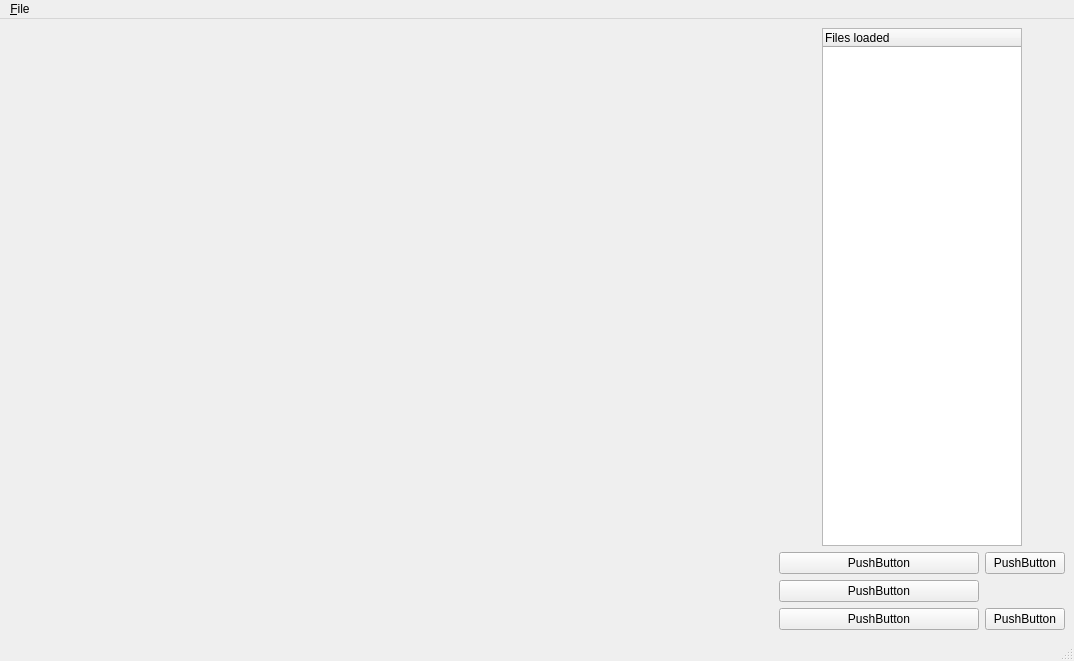
<?xml version="1.0" encoding="UTF-8"?>
<ui version="4.0">
 <class>MainWindow</class>
 <widget class="QMainWindow" name="MainWindow">
  <property name="geometry">
   <rect>
    <x>0</x>
    <y>0</y>
    <width>1074</width>
    <height>661</height>
   </rect>
  </property>
  <property name="sizePolicy">
   <sizepolicy hsizetype="Expanding" vsizetype="Expanding">
    <horstretch>0</horstretch>
    <verstretch>0</verstretch>
   </sizepolicy>
  </property>
  <property name="windowTitle">
   <string>MainWindow</string>
  </property>
  <widget class="QWidget" name="centralwidget">
   <property name="enabled">
    <bool>true</bool>
   </property>
   <property name="sizePolicy">
    <sizepolicy hsizetype="Expanding" vsizetype="Expanding">
     <horstretch>0</horstretch>
     <verstretch>0</verstretch>
    </sizepolicy>
   </property>
   <layout class="QHBoxLayout" name="horizontalLayout_3">
    <item>
     <widget class="QWidget" name="mplwindow" native="true">
      <property name="minimumSize">
       <size>
        <width>750</width>
        <height>0</height>
       </size>
      </property>
      <layout class="QVBoxLayout" name="mplvl"/>
     </widget>
    </item>
    <item>
     <spacer name="horizontalSpacer">
      <property name="orientation">
       <enum>Qt::Horizontal</enum>
      </property>
      <property name="sizeHint" stdset="0">
       <size>
        <width>40</width>
        <height>20</height>
       </size>
      </property>
     </spacer>
    </item>
    <item>
     <layout class="QVBoxLayout" name="verticalLayout">
      <property name="spacing">
       <number>6</number>
      </property>
      <property name="sizeConstraint">
       <enum>QLayout::SetMaximumSize</enum>
      </property>
      <item>
       <layout class="QHBoxLayout" name="horizontalLayout">
        <property name="spacing">
         <number>6</number>
        </property>
        <property name="sizeConstraint">
         <enum>QLayout::SetDefaultConstraint</enum>
        </property>
        <item>
         <widget class="CustomTreeWidget" name="list_file">
          <property name="sizePolicy">
           <sizepolicy hsizetype="Fixed" vsizetype="Expanding">
            <horstretch>2</horstretch>
            <verstretch>0</verstretch>
           </sizepolicy>
          </property>
          <property name="minimumSize">
           <size>
            <width>200</width>
            <height>0</height>
           </size>
          </property>
          <property name="maximumSize">
           <size>
            <width>100</width>
            <height>16777215</height>
           </size>
          </property>
          <column>
           <property name="text">
            <string>Files loaded</string>
           </property>
          </column>
         </widget>
        </item>
       </layout>
      </item>
      <item>
       <layout class="QGridLayout" name="gridLayout_2">
        <property name="horizontalSpacing">
         <number>6</number>
        </property>
        <item row="0" column="0">
         <widget class="QPushButton" name="pushButton_2">
          <property name="minimumSize">
           <size>
            <width>200</width>
            <height>0</height>
           </size>
          </property>
          <property name="text">
           <string>PushButton</string>
          </property>
         </widget>
        </item>
        <item row="2" column="0">
         <widget class="QPushButton" name="pushButton_3">
          <property name="minimumSize">
           <size>
            <width>200</width>
            <height>0</height>
           </size>
          </property>
          <property name="text">
           <string>PushButton</string>
          </property>
         </widget>
        </item>
        <item row="0" column="1">
         <widget class="QPushButton" name="pushButton_4">
          <property name="maximumSize">
           <size>
            <width>80</width>
            <height>16777215</height>
           </size>
          </property>
          <property name="text">
           <string>PushButton</string>
          </property>
         </widget>
        </item>
        <item row="2" column="1">
         <widget class="QPushButton" name="pushButton">
          <property name="maximumSize">
           <size>
            <width>80</width>
            <height>16777215</height>
           </size>
          </property>
          <property name="text">
           <string>PushButton</string>
          </property>
         </widget>
        </item>
        <item row="1" column="0">
         <widget class="QPushButton" name="pushButton_5">
          <property name="minimumSize">
           <size>
            <width>200</width>
            <height>0</height>
           </size>
          </property>
          <property name="text">
           <string>PushButton</string>
          </property>
         </widget>
        </item>
       </layout>
      </item>
     </layout>
    </item>
   </layout>
  </widget>
  <widget class="QMenuBar" name="menubar">
   <property name="geometry">
    <rect>
     <x>0</x>
     <y>0</y>
     <width>1074</width>
     <height>22</height>
    </rect>
   </property>
   <widget class="QMenu" name="menu_File">
    <property name="title">
     <string>&amp;File</string>
    </property>
   </widget>
   <addaction name="menu_File"/>
  </widget>
  <widget class="QStatusBar" name="statusbar"/>
  <action name="action_Import_file">
   <property name="text">
    <string>&amp;Import</string>
   </property>
  </action>
 </widget>
 <customwidgets>
  <customwidget>
   <class>CustomTreeWidget</class>
   <extends>QTreeWidget</extends>
   <header>customtree</header>
  </customwidget>
 </customwidgets>
 <resources/>
 <connections/>
</ui>
